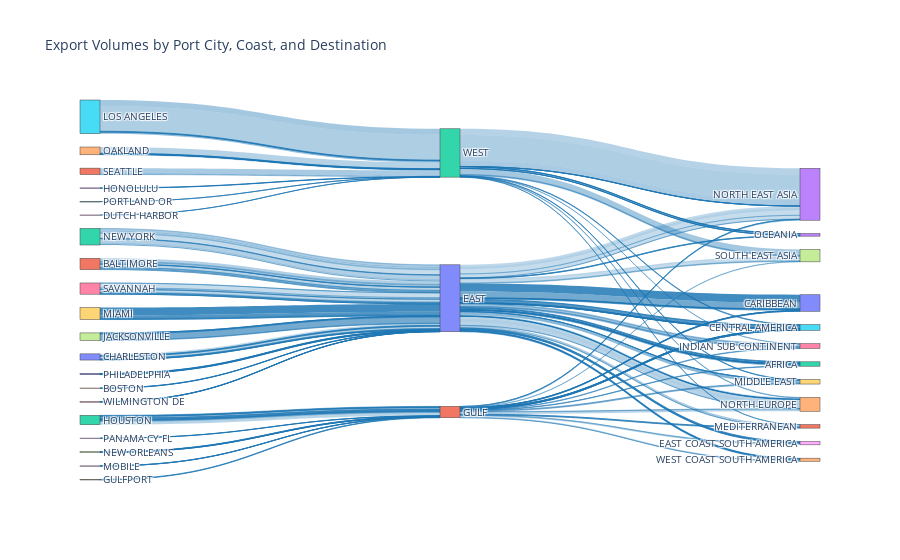

Notebook cell for this chart:
### Code cell
#create data for sankey
df = (
    main_lf
    #.filter(pl.col('year')==2023)
    .filter(pl.col('coast_region')!='CARIBBEAN')
    .group_by('lane_id', 'month', 'origin_port_group', 'coast_region', 'dest_region')
    .agg(pl.col('teus').sum())
    .join(
        lanepanel_lf.select('lane_id','month','hhi_lane')
        #normalize hii
        .with_columns(pl.col('hhi_lane')/10000),
        on=['lane_id', 'month'], how='left'
    )
    .group_by('origin_port_group', 'coast_region', 'dest_region')
    .agg(
        teus = pl.col('teus').sum(),
        hhi = pl.col('hhi_lane').mean()
    )
    .collect()
    .to_pandas()
)


# Extract unique labels
labels = list(pd.concat([df['origin_port_group'], df['coast_region'], df['dest_region']]).unique())

# Map labels to indices
label_to_index = {label: i for i, label in enumerate(labels)}

# Create links for origin_port_group -> coast_region
source_1 = [label_to_index[origin] for origin in df['origin_port_group']]
target_1 = [label_to_index[coast] for coast in df['coast_region']]
value_1 = df['teus']
color_1 = [f'rgba(31, 119, 180, {hhi})' for hhi in df['hhi']]

# Create links for coast_region -> dest_region
source_2 = [label_to_index[coast] for coast in df['coast_region']]
target_2 = [label_to_index[dest] for dest in df['dest_region']]
value_2 = df['teus']
color_2 = [f'rgba(31, 119, 180, {hhi})' for hhi in df['hhi']]

# Combine all sources, targets, values, and colors
all_sources = source_1 + source_2
all_targets = target_1 + target_2
all_values = list(value_1) + list(value_2)
all_colors = color_1 + color_2

# Create the figure
fig = go.Figure(go.Sankey(
    node=dict(label=labels),
    link=dict(
        source=all_sources,
        target=all_targets,
        value=all_values,
        color=all_colors
    )
))

# Update layout
fig.update_layout(title_text="Export Volumes by Port City, Coast, and Destination", font_size=10)

# Show the plot
fig.show()

### Figure 1 — Plotly figure (JSON) as saved in the notebook; plotly's stock layout.template omitted (floating-point values rounded to 4 significant figures; data arrays with more than 128 entries replaced by an {"elided": "..."} marker saying what was removed)
{"data": [{"link": {"color": {"elided": "192 str values"}, "source": {"elided": "192 int values"}, "target": {"elided": "192 int values"}, "value": {"elided": "192 float values"}}, "node": {"label": ["CHARLESTON", "BALTIMORE", "NEW YORK", "PANAMA CY FL", "OAKLAND", "LOS ANGELES", "SAVANNAH", "JACKSONVILLE", "MOBILE", "MIAMI", "PHILADELPHIA", "SEATTLE", "HOUSTON", "HONOLULU", "BOSTON", "PORTLAND OR", "WILMINGTON DE", "NEW ORLEANS", "DUTCH HARBOR", "GULFPORT", "EAST", "GULF", "WEST", "NORTH EAST ASIA", "WEST COAST SOUTH AMERICA", "CENTRAL AMERICA", "INDIAN SUB CONTINENT", "SOUTH EAST ASIA", "EAST COAST SOUTH AMERICA", "MIDDLE EAST", "CARIBBEAN", "MEDITERRANEAN", "AFRICA", "OCEANIA", "NORTH EUROPE"]}, "type": "sankey"}], "layout": {"font": {"size": 10}, "title": {"text": "Export Volumes by Port City, Coast, and Destination"}}}
